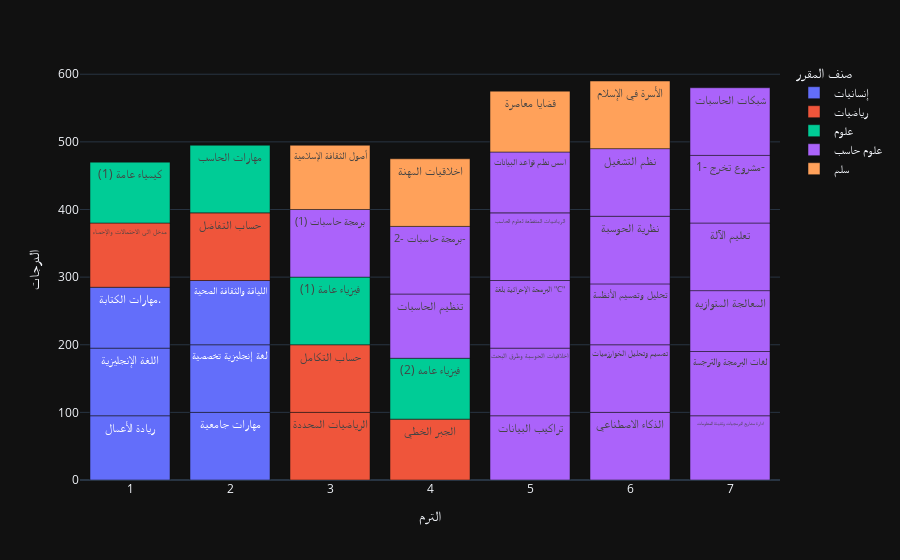

Notebook code cell kept with this figure:
### Code cell
px.bar(grades, x="الترم", y="الدرجات", color="صنف المقرر", text="اسم المقرر", category_orders=ordering)

### Figure 1 — Plotly figure (JSON) as saved in the notebook; plotly's stock layout.template omitted (floating-point values rounded to 4 significant figures)
{"data": [{"alignmentgroup": "True", "hovertemplate": "صنف المقرر=إنسانيات<br>الترم=%{x}<br>الدرجات=%{y}<br>اسم المقرر=%{text}<extra></extra>", "legendgroup": "إنسانيات", "marker": {"color": "#636efa", "pattern": {"shape": ""}}, "name": "إنسانيات", "offsetgroup": "إنسانيات", "orientation": "v", "showlegend": true, "text": ["ريادة الأعمال", "اللغة الإنجليزية", "مهارات الكتابة.", "مهارات جامعية", "لغة إنجليزية تخصصية", "اللياقة والثقافة الصحية"], "textposition": "auto", "type": "bar", "x": [1, 1, 1, 2, 2, 2], "xaxis": "x", "y": [95, 100, 90, 100, 100, 95], "yaxis": "y"}, {"alignmentgroup": "True", "hovertemplate": "صنف المقرر=رياضيات<br>الترم=%{x}<br>الدرجات=%{y}<br>اسم المقرر=%{text}<extra></extra>", "legendgroup": "رياضيات", "marker": {"color": "#EF553B", "pattern": {"shape": ""}}, "name": "رياضيات", "offsetgroup": "رياضيات", "orientation": "v", "showlegend": true, "text": ["مدخل الى الاحتمالات والإحصاء", "حساب التفاضل", "الرياضيات المحددة", "حساب التكامل", "الجبر الخطي"], "textposition": "auto", "type": "bar", "x": [1, 2, 3, 3, 4], "xaxis": "x", "y": [95, 100, 100, 100, 90], "yaxis": "y"}, {"alignmentgroup": "True", "hovertemplate": "صنف المقرر=علوم<br>الترم=%{x}<br>الدرجات=%{y}<br>اسم المقرر=%{text}<extra></extra>", "legendgroup": "علوم", "marker": {"color": "#00cc96", "pattern": {"shape": ""}}, "name": "علوم", "offsetgroup": "علوم", "orientation": "v", "showlegend": true, "text": ["كيمياء عامة (1)", "مهارات الحاسب", "فيزياء عامة (1)", "فيزياء عامه (2)"], "textposition": "auto", "type": "bar", "x": [1, 2, 3, 4], "xaxis": "x", "y": [90, 100, 100, 90], "yaxis": "y"}, {"alignmentgroup": "True", "hovertemplate": "صنف المقرر=علوم حاسب<br>الترم=%{x}<br>الدرجات=%{y}<br>اسم المقرر=%{text}<extra></extra>", "legendgroup": "علوم حاسب", "marker": {"color": "#ab63fa", "pattern": {"shape": ""}}, "name": "علوم حاسب", "offsetgroup": "علوم حاسب", "orientation": "v", "showlegend": true, "text": ["برمجة حاسبات (1)", "تنظيم الحاسبات", "برمجة حاسبات -2-", "تراكيب البيانات", "اخلاقيات الحوسبة وطرق البحث", "البرمجة الإجرائية بلغة \"C\"", "الرياضيات المتقطعة لعلوم الحاسب", "اسس نظم قواعد البيانات", "الذكاء الاصطناعي", "تصميم وتحليل الخوارزميات", "تحليل وتصميم الأنظمة", "نظرية الحوسبة", "نظم التشغيل", "ادارة مشاريع البرمجيات وتقينة المعلومات", "لغات البرمجة والترجمة", "المعالجة المتوازيه", "تعليم الآلة", "مشروع تخرج -1-", "شبكات الحاسبات"], "textposition": "auto", "type": "bar", "x": [3, 4, 4, 5, 5, 5, 5, 5, 6, 6, 6, 6, 6, 7, 7, 7, 7, 7, 7], "xaxis": "x", "y": [100, 95, 100, 95, 100, 100, 100, 90, 100, 100, 90, 100, 100, 95, 95, 90, 100, 100, 100], "yaxis": "y"}, {"alignmentgroup": "True", "hovertemplate": "صنف المقرر=سلم<br>الترم=%{x}<br>الدرجات=%{y}<br>اسم المقرر=%{text}<extra></extra>", "legendgroup": "سلم", "marker": {"color": "#FFA15A", "pattern": {"shape": ""}}, "name": "سلم", "offsetgroup": "سلم", "orientation": "v", "showlegend": true, "text": ["أصول الثقافة الإسلامية", "اخلاقيات المهنة", "قضايا معاصرة", "الأسرة في الإسلام"], "textposition": "auto", "type": "bar", "x": [3, 4, 5, 6], "xaxis": "x", "y": [95, 100, 90, 100], "yaxis": "y"}], "layout": {"barmode": "relative", "legend": {"title": {"text": "صنف المقرر"}, "tracegroupgap": 0}, "margin": {"t": 60}, "xaxis": {"anchor": "y", "domain": [0, 1], "title": {"text": "الترم"}}, "yaxis": {"anchor": "x", "domain": [0, 1], "title": {"text": "الدرجات"}}}}
